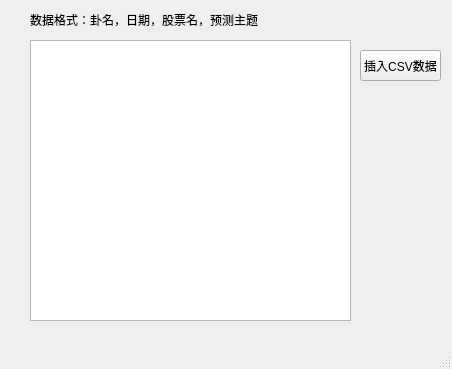
<?xml version="1.0" encoding="UTF-8"?>
<ui version="4.0">
 <class>MainWindow</class>
 <widget class="QMainWindow" name="MainWindow">
  <property name="geometry">
   <rect>
    <x>0</x>
    <y>0</y>
    <width>452</width>
    <height>369</height>
   </rect>
  </property>
  <property name="windowTitle">
   <string>插入六爻卦例</string>
  </property>
  <widget class="QWidget" name="centralwidget">
   <widget class="QPushButton" name="btn_insert">
    <property name="geometry">
     <rect>
      <x>360</x>
      <y>50</y>
      <width>81</width>
      <height>31</height>
     </rect>
    </property>
    <property name="text">
     <string>插入CSV数据</string>
    </property>
   </widget>
   <widget class="QTextEdit" name="textEdit">
    <property name="geometry">
     <rect>
      <x>30</x>
      <y>40</y>
      <width>321</width>
      <height>281</height>
     </rect>
    </property>
   </widget>
   <widget class="QLabel" name="label">
    <property name="geometry">
     <rect>
      <x>30</x>
      <y>10</y>
      <width>261</width>
      <height>20</height>
     </rect>
    </property>
    <property name="text">
     <string>数据格式：卦名，日期，股票名，预测主题</string>
    </property>
   </widget>
  </widget>
  <widget class="QMenuBar" name="menubar">
   <property name="geometry">
    <rect>
     <x>0</x>
     <y>0</y>
     <width>452</width>
     <height>23</height>
    </rect>
   </property>
  </widget>
  <widget class="QStatusBar" name="statusbar"/>
 </widget>
 <resources/>
 <connections/>
</ui>
